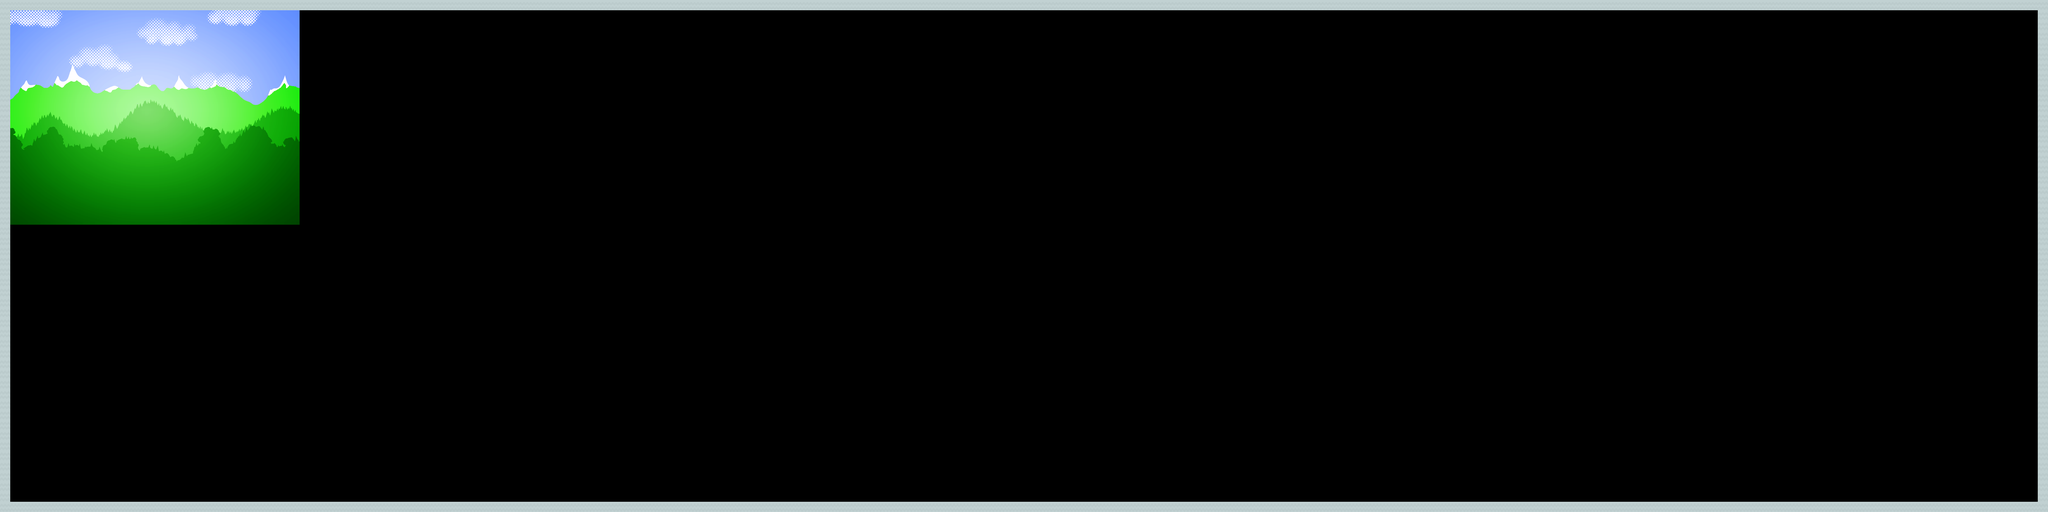

A 2D game scene composited from a Tiled map and its tileset images. What follows is a short description and the map's XML, with each tile layer's data collapsed to a summary:
An orthogonal 200x50 tile map with 70x70 px tiles, 2 tile layers (ground, view), 1 image layer.

<map version="1.0" orientation="orthogonal" renderorder="right-down" width="200" height="50" tilewidth="70" tileheight="70" nextobjectid="1">
 <tileset firstgid="1" name="tiles_spritesheet" tilewidth="70" tileheight="70" spacing="2">
  <image source="Platformer Art Complete Pack_0/Base pack/Tiles/tiles_spritesheet.png" width="914" height="936" />
 </tileset>
 <imagelayer name="background image">
  <image source="../assets/background/4.png" />
 </imagelayer>
 <layer name="ground" width="200" height="50">
  <data>[10000 cells, 496 non-empty, 1 distinct tile ids]</data>
 </layer>
 <layer name="view" width="200" height="50">
  <data>[10000 cells, 0 non-empty, 0 distinct tile ids]</data>
 </layer>
</map>
